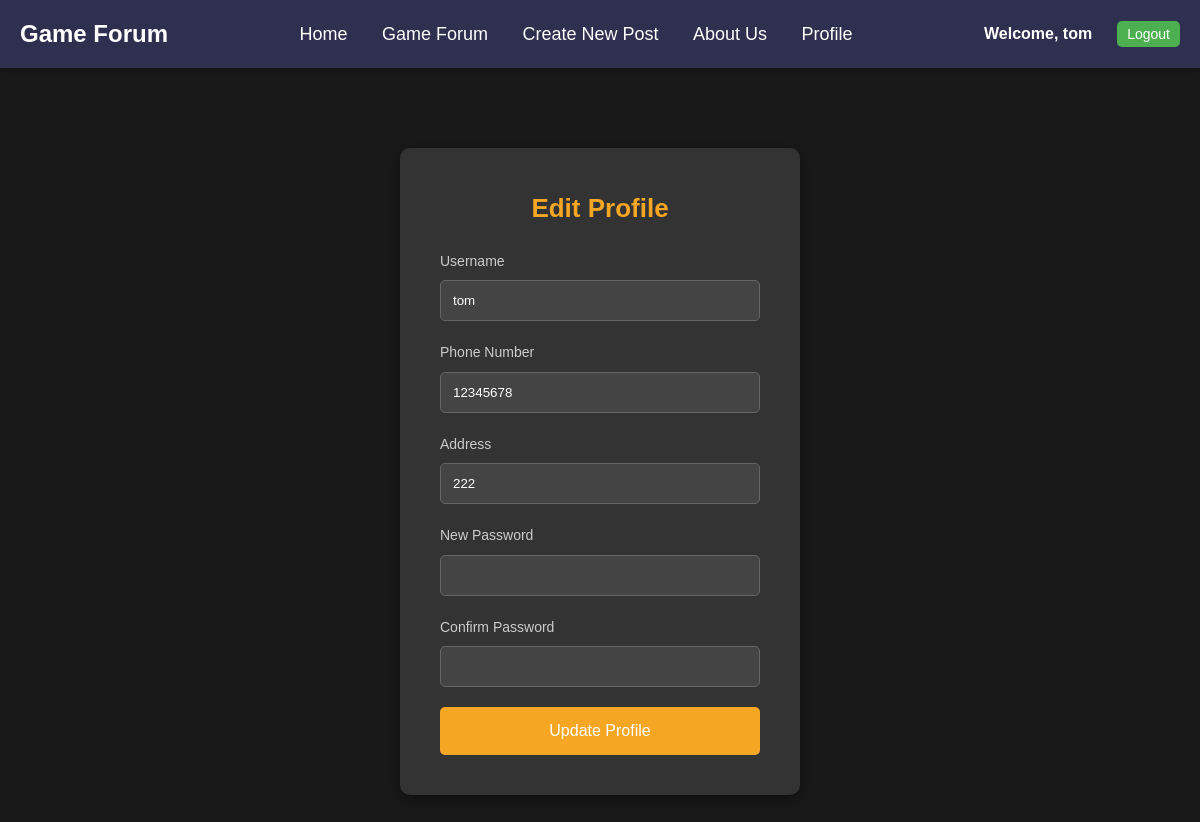
Screenshot of /profile.php (signed in) with the database file from the repository.
### tables this page shows
CREATE TABLE `users` (
  `id` int NOT NULL AUTO_INCREMENT,
  `username` varchar(50) NOT NULL,
  `password` varchar(255) NOT NULL,
  `phone` varchar(20) DEFAULT NULL,
  `address` varchar(255) DEFAULT NULL,
  PRIMARY KEY (`id`)
);

### profile.php (the view, shortened to what this page needs)
<?php
require_once 'db.php';
$isLoggedIn = isset($_SESSION['user_id']);
$stmt = $pdo->prepare("SELECT * FROM users WHERE id = ?");
$stmt->execute([$_SESSION['user_id']]);
$user = $stmt->fetch();
?>
<!DOCTYPE html>
<html lang="en">
<head>
    <link rel="stylesheet" href="./css/forum_home.css">
    <link rel="stylesheet" href="./css/styles.css">
</head>
<body>
    <div class="navbar">
        <div class="logo">
            <a href="#">Game Forum</a>
        </div>
        <div class="menu">
            <a href="./index.php">Home</a>
            <a href="./home.php">Game Forum</a>
            <a href="./create_post.php">Create New Post</a>
            <a href="./about.php">About Us</a>
            <?php if ($isLoggedIn): ?>
                <a href="profile.php">Profile</a>
            <?php endif; ?>
        </div>
        <div class="search">
            <div class="auth-buttons">
                <span class="username">Welcome, <?php echo htmlspecialchars($_SESSION['username']); ?></span>
                <button id="btn-logout" onclick="location.href='logout.php'">Logout</button>
            </div>
        </div>
    </div>
    <div class="container">
        <div class="profile-form">
            <h2>Edit Profile</h2>
            <form action="profile.php" method="POST">
                <label for="username">Username</label>
                <input type="text" id="username" name="username"
                    value="<?php echo htmlspecialchars($user['username']); ?>" required disabled>
                <label for="phone">Phone Number</label>
                <input type="text" id="phone" name="phone" value="<?php echo htmlspecialchars($user['phone']); ?>">
                <label for="address">Address</label>
                <input type="text" id="address" name="address"
                    value="<?php echo htmlspecialchars($user['address']); ?>">
                <label for="password">New Password</label>
                <input type="password" id="password" name="password">
                <label for="confirm_password">Confirm Password</label>
                <input type="password" id="confirm_password" name="confirm_password">
                <button type="submit">Update Profile</button>
            </form>
        </div>
    </div>
</body>
</html>

### css/forum_home.css (style rules this page uses)
body { font-family: 'Roboto', sans-serif; line-height: 1.6; color: #333; background-color: #f5f5f5; background-image: url('../images/background.jpg'); background-size: cover; background-position: center center; background-attachment: fixed; }
.navbar { display: flex; justify-content: space-between; align-items: center; padding: 15px 20px; background-color: #2f2f4f; box-shadow: 0 2px 4px rgba(0, 0, 0, 0.1); }
.navbar .logo a { font-size: 24px; font-weight: bold; color: #fff; text-decoration: none; }
.navbar .menu a { font-size: 18px; color: #fff; text-decoration: none; margin: 0 15px; transition: color 0.3s ease; }
.navbar .search { display: flex; align-items: center; justify-content: flex-start; gap: 10px; }
.navbar .search button { padding: 8px 15px; background-color: #005bb5; color: white; border: none; border-radius: 5px; font-size: 14px; cursor: pointer; transition: background-color 0.3s; }
.navbar .auth-buttons { display: flex; align-items: center; gap: 10px; }
.navbar .auth-buttons button { padding: 5px 10px; background-color: #4CAF50; color: white; border: none; border-radius: 5px; font-size: 14px; cursor: pointer; transition: background-color 0.3s; }
.navbar .auth-buttons .username { color: white; font-weight: bold; margin-right: 15px; }
.search { display: flex; align-items: center; gap: 10px; }
.auth-buttons button { padding: 5px 10px; background-color: #0078d7; color: white; border: none; border-radius: 5px; cursor: pointer; transition: background-color 0.3s; }

### css/styles.css (style rules this page uses)
* { margin: 0; padding: 0; box-sizing: border-box; }
body { background-image: url('../images/background.jpg'); background-size: cover; background-position: center; background-repeat: no-repeat; font-family: 'Arial', sans-serif; background-color: #181818; color: #fff; line-height: 1.6; }
.container { max-width: 1200px; margin: 0 auto; padding: 30px; }
.profile-form { background-color: #333; padding: 40px; border-radius: 10px; width: 400px; margin: 50px auto; box-shadow: 0 4px 10px rgba(0, 0, 0, 0.3); }
.profile-form h2 { text-align: center; color: #f5a623; margin-bottom: 20px; font-size: 26px; }
.profile-form label { display: block; font-size: 14px; color: #ccc; margin-bottom: 8px; }
.profile-form input { width: 100%; padding: 12px; margin-bottom: 20px; background-color: #444; color: #fff; border: 1px solid #666; border-radius: 5px; }
.profile-form button { width: 100%; padding: 15px; background-color: #f5a623; color: #fff; border: none; font-size: 16px; border-radius: 5px; cursor: pointer; transition: background-color 0.3s ease; }

### rows the page displays
users: username "tom", phone "12345678", address "222"

### other values shown
$_SESSION['username'] "tom"
